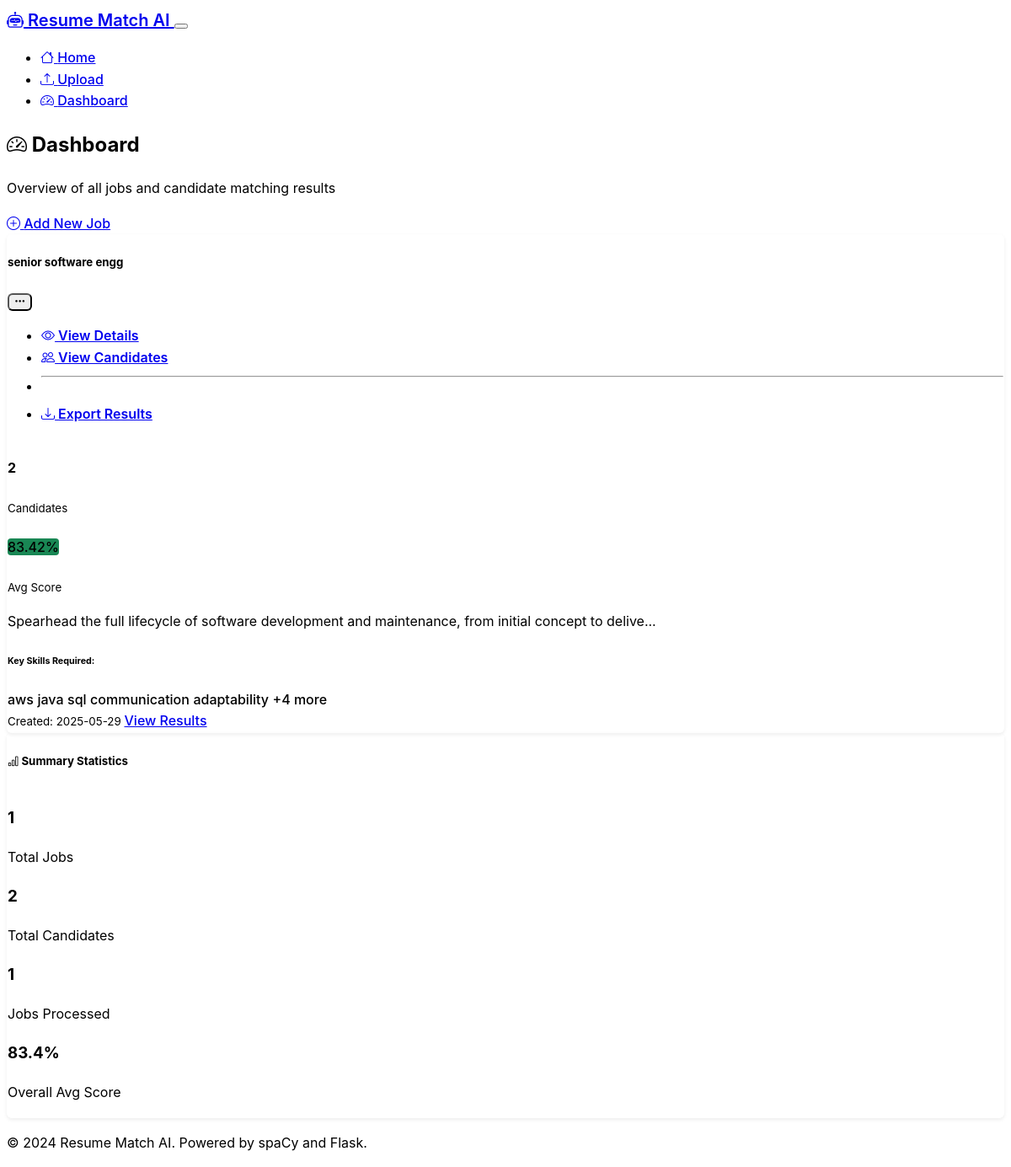
/dashboard, run on the app's committed database.
### models.py (models this page shows)
class JobDescription(db.Model):
    id = db.Column(db.Integer, primary_key=True)
    title = db.Column(db.String(200), nullable=False)
    description = db.Column(Text, nullable=False)
    requirements = db.Column(JSON)  # Extracted requirements
    skills_required = db.Column(JSON)  # Categorized skills
    skill_weights = db.Column(JSON)  # Configurable weights
    created_at = db.Column(db.DateTime, default=datetime.utcnow)
    candidates = db.relationship('Candidate', backref='job', lazy=True)

### routes.py (the view)
@app.route('/dashboard')
def dashboard():
    jobs = JobDescription.query.order_by(JobDescription.created_at.desc()).all()
    job_stats = []
    for job in jobs:
        candidate_count = Candidate.query.filter_by(job_id=job.id).count()
        if candidate_count > 0:
            avg_score = db.session.query(db.func.avg(MatchScore.overall_score)).filter_by(job_id=job.id).scalar()
            avg_score = round(avg_score, 2) if avg_score else 0
        else:
            avg_score = 0
        job_stats.append({
            'job': job,
            'candidate_count': candidate_count,
            'avg_score': avg_score
        })
    return render_template('dashboard.html', job_stats=job_stats)

### templates/dashboard.html (shortened to what this page needs)
{% extends "base.html" %}
{% block content %}
<div class="d-flex justify-content-between align-items-center mb-4">
    <div>
        <h2><i class="bi bi-speedometer2"></i> Dashboard</h2>
        <p class="text-muted">Overview of all jobs and candidate matching results</p>
    </div>
    <a href="{{ url_for('upload') }}" class="btn btn-primary">
        <i class="bi bi-plus-circle"></i> Add New Job
    </a>
</div>
{% if job_stats %}
    <div class="row g-4">
        {% for stat in job_stats %}
            <div class="col-md-6 col-lg-4">
                <div class="card h-100">
                    <div class="card-header d-flex justify-content-between align-items-center">
                        <h5 class="card-title mb-0">{{ stat.job.title }}</h5>
                        <div class="dropdown">
                            <button class="btn btn-sm btn-outline-secondary dropdown-toggle" type="button"
                                    data-bs-toggle="dropdown">
                                <i class="bi bi-three-dots"></i>
                            </button>
                            <ul class="dropdown-menu">
                                <li>
                                    <a class="dropdown-item" href="{{ url_for('job_detail', job_id=stat.job.id) }}">
                                        <i class="bi bi-eye"></i> View Details
                                    </a>
                                </li>
                                <li>
                                    <a class="dropdown-item" href="{{ url_for('candidates', job_id=stat.job.id) }}">
                                        <i class="bi bi-people"></i> View Candidates
                                    </a>
                                </li>
                                {% if stat.candidate_count > 0 %}
                                <li><hr class="dropdown-divider"></li>
                                <li>
                                    <a class="dropdown-item" href="{{ url_for('export_candidates', job_id=stat.job.id) }}">
                                        <i class="bi bi-download"></i> Export Results
                                    </a>
                                </li>
                                {% endif %}
                            </ul>
                        </div>
                    </div>
                    <div class="card-body">
                        <div class="row text-center mb-3">
                            <div class="col-6">
                                <div class="border-end">
                                    <h4 class="text-primary mb-1">{{ stat.candidate_count }}</h4>
                                    <small class="text-muted">Candidates</small>
                                </div>
                            </div>
                            <div class="col-6">
                                {% if stat.avg_score > 0 %}
                                    <h4 class="mb-1">
                                        <span class="badge {{ 'bg-success' if stat.avg_score >= 70 else 'bg-warning' if stat.avg_score >= 50 else 'bg-danger' }}">
                                            {{ stat.avg_score }}%
                                        </span>
                                    </h4>
                                    <small class="text-muted">Avg Score</small>
                                {% else %}
                                    <h4 class="text-muted mb-1">--</h4>
                                    <small class="text-muted">No Scores</small>
                                {% endif %}
                            </div>
                        </div>
                        <p class="text-muted small mb-3">
                            {{ stat.job.description[:100] }}{% if stat.job.description|length > 100 %}...{% endif %}
                        </p>
                        {% if stat.job.skills_required %}
                            <div class="mb-3">
                                <h6 class="small text-muted mb-2">Key Skills Required:</h6>
                                <div>
                                    {% set all_skills = [] %}
                                    {% for skill in all_skills[:5] %}
                                        <span class="badge bg-secondary me-1">{{ skill }}</span>
                                    {% endfor %}
                                    {% if all_skills|length > 5 %}
                                        <span class="badge bg-light text-dark">+{{ all_skills|length - 5 }} more</span>
                                    {% endif %}
                                </div>
                            </div>
                        {% endif %}
                        <div class="d-flex justify-content-between align-items-center">
                            <small class="text-muted">
                                Created: {{ stat.job.created_at.strftime('%Y-%m-%d') }}
                            </small>
                            {% if stat.candidate_count > 0 %}
                                <a href="{{ url_for('candidates', job_id=stat.job.id) }}"
                                   class="btn btn-sm btn-primary">
                                    View Results
                                </a>
                            {% else %}
                                <a href="{{ url_for('upload') }}"
                                   class="btn btn-sm btn-outline-primary">
                                    Add Candidates
                                </a>
                            {% endif %}
                        </div>
                    </div>
                </div>
            </div>
        {% endfor %}
    </div>
    <div class="row mt-5">
        <div class="col-12">
            <div class="card">
                <div class="card-header">
                    <h5 class="card-title mb-0">
                        <i class="bi bi-bar-chart"></i> Summary Statistics
                    </h5>
                </div>
                <div class="card-body">
                    <div class="row text-center">
                        <div class="col-md-3">
                            <h3 class="text-primary">{{ job_stats|length }}</h3>
                            <p class="text-muted mb-0">Total Jobs</p>
                        </div>
                        <div class="col-md-3">
                            <h3 class="text-success">{{ job_stats|sum(attribute='candidate_count') }}</h3>
                            <p class="text-muted mb-0">Total Candidates</p>
                        </div>
                        <div class="col-md-3">
                            {% set processed_jobs = job_stats|selectattr('candidate_count', 'gt', 0)|list %}
                            <h3 class="text-info">{{ processed_jobs|length }}</h3>
                            <p class="text-muted mb-0">Jobs Processed</p>
                        </div>
                        <div class="col-md-3">
                            {% if processed_jobs %}
                                {% set overall_avg = (processed_jobs|sum(attribute='avg_score') / processed_jobs|length)|round(1) %}
                                <h3 class="text-warning">{{ overall_avg }}%</h3>
                            {% else %}
                                <h3 class="text-muted">--</h3>
                            {% endif %}
                            <p class="text-muted mb-0">Overall Avg Score</p>
                        </div>
                    </div>
                </div>
            </div>
        </div>
    </div>
{% endif %}
{% endblock %}

### static/css/style.css (style rules this page uses)
:root { --primary-color: #0d6efd; --success-color: #198754; --warning-color: #ffc107; --danger-color: #dc3545; --info-color: #0dcaf0; --light-bg: #f8f9fa; --border-radius: 0.375rem; }
body { font-family: -apple-system, BlinkMacSystemFont, 'Segoe UI', Roboto, sans-serif; line-height: 1.6; }
.card { border: 1px solid rgba(255, 255, 255, 0.125); border-radius: var(--border-radius); box-shadow: 0 0.125rem 0.25rem rgba(0, 0, 0, 0.075); transition: all 0.15s ease-in-out; }
.card-header { background-color: rgba(255, 255, 255, 0.03); border-bottom: 1px solid rgba(255, 255, 255, 0.125); font-weight: 600; }
.btn { font-weight: 500; border-radius: var(--border-radius); transition: all 0.15s ease-in-out; }
.badge { font-weight: 500; border-radius: 0.25rem; }
.badge.bg-success { background-color: var(--success-color) !important; }

### data on the page
JobDescription: job "senior software engg", job "Spearhead the full lifecycle of software development and maintenance, from initial concept to delive", job.created_at "2025-05-29"

### other printed values
{{ stat.candidate_count }} "2"
{{ stat.avg_score }} "83.42"
{{ skill }} "aws" "java" "sql" "communication" "adaptability"
{{ all_skills|length - 5 }} "4"
{{ job_stats|length }} "1"
{{ job_stats|sum(attribute='candidate_count') }} "2"
{{ processed_jobs|length }} "1"
{{ overall_avg }} "83.4"
